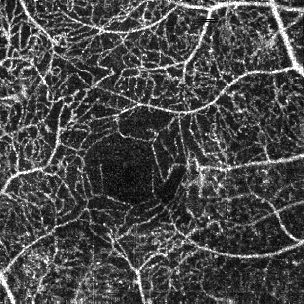
#> input picture code/10306.bmp, 304 x 304 px, found by its file name
$ jupyter execute --allow-errors test_libraries.ipynb
#> lines starting #> are read from the running program, lines starting #| are printed output that depends on the picture
### old_translation/frangi_2dfilter.py
from hessian2d import hessian_filter
import numpy as np

# [40 lines left out: function eig2im, not called in this run]


def frangi_2Dfilter(X:np.ndarray, opts:dict) -> np.ndarray:
    """
    Apply Frangi vesselness filter to a 2D grayscale image across multiple scales.

    This function enhances tubular or vessel-like structures in the input image
    by computing the Hessian matrix at multiple Gaussian scales and evaluating
    a vesselness measure based on eigenvalue analysis.

    Parameters:
    - X (np.ndarray): 2D grayscale input image
    - opts (dict): Dictionary of options with keys:
        - 'sigmarange': tuple(float, float), range of sigma values
        - 'sigmastepsize': float, step size for sigma
        - 'correctionconst1': float, Frangi filter parameter (beta)
        - 'correctionconst2': float, Frangi filter parameter (c)

    Returns:
    - Y (np.ndarray): 2D image with vesselness response (same shape as X)
    """
    # Generate array of sigma values (scales) for multi-scale filtering
    sigmas = np.arange(opts['sigmarange'][0],
                       opts['sigmarange'][1] + opts['sigmastepsize'],
                       opts['sigmastepsize'])
    sigmas = np.sort(sigmas) # Ensure ascending order

    # Constants used in the Frangi vesselness formula
    beta = 2 * opts['correctionconst1'] ** 2
    c = 2 * opts['correctionconst2'] ** 2

    # Preallocate arrays to store results for each scale
    h, w = X.shape
    filtX_persigma = np.zeros((h, w, len(sigmas)))
    angles_persigma = np.zeros((h, w, len(sigmas)))

    # Process image at each scale
    for i, sigma in enumerate(sigmas):
        # Compute second-order derivatives of image at current scale
        Dxx, Dxy, Dyy = hessian_filter(X, sigma)
        # Normalize derivative responses by sigma^2 (scale-space theory)
        var= sigma**2
        Dxx *= var
        Dxy *= var
        Dyy *= var

        # Compute eigenvalues and eigenvectors of the Hessian matrix
        Xi, Yi, m2, m1 = eig2im(Dxx, Dxy, Dyy)

        # Calculate vessel orientation (angle of minor eigenvector)
        angles = np.arctan2(Xi, Yi)

        # Avoid division by zero in later steps
        m1[m1 == 0] = np.finfo(np.float64).eps # set the 0s to a small value
        mratio = (m2 / m1)**2

        # Compute the output image
        Xfiltered = np.exp(-mratio / beta) * (1 - np.exp(-(m1**2 + m2**2) / c))
        Xfiltered[m1 > 0] = 0
        filtX_persigma[:, :, i] = Xfiltered
        angles_persigma[:, :, i] = angles

    Y = np.max(filtX_persigma, axis=2)
    return Y


# [20 lines left out: function main, not called in this run]

# [2 lines that do not run on import are left out]

### code/fuzzy_thresholding.py
import numpy as np
from scipy.ndimage import median_filter, convolve
from skfuzzy.cluster import cmeans

def gaussian_kernel(size: int, sigma: float) -> np.ndarray:
    """
    Generate a 2D Gaussian kernel.

    Parameters:
    - size: The width and height of the square kernel (must be an odd number for symmetry).
    - sigma: The standard deviation of the Gaussian distribution.

    Returns:
    - A 2D NumPy array representing the normalized Gaussian kernel.
    """
    # Create a 1D array of evenly spaced values from -size//2 to size//2
    ax = np.linspace(-(size // 2), size // 2, size)
    # Create 2D coordinate grids from the 1D array (meshgrid of x and y)
    xx, yy = np.meshgrid(ax, ax)
    # Compute the 2D Gaussian function on the grid
    kernel = np.exp(-(xx ** 2 + yy ** 2) / (2.0 * sigma ** 2))
    # Normalize the kernel so that the sum of all elements equals 1
    return kernel / np.sum(kernel)


def smooth_function(h, X):
    """
    Apply 2D convolution to smooth the input image using the given kernel, with edge padding handled by mirrored expansion.

    Parameters:
    - h: 2D NumPy array representing the convolution kernel (e.g., Gaussian filter)
    - X: 2D NumPy array representing the input image

    Returns:
    - A 2D NumPy array of the same shape as X, containing the smoothed image
    """
    Mx, My = h.shape
    nx = (Mx - 1) // 2
    ny = (My - 1) // 2
    Xe = iexpansion(X, nx, ny)
    fXe = convolve(Xe, h, mode='constant', cval=0.0)
    return fXe[nx:-nx, ny:-ny]


def iexpansion(X:np.ndarray, nx:int, ny:int) -> np.ndarray:
    """
    Expand the input image by mirroring its borders.

    Parameters:
    - X: 2D NumPy array (input image or matrix)
    - nx: Number of rows to expand at the top and bottom
    - ny: Number of columns to expand at the left and right

    Returns:
    - A 2D NumPy array with mirrored padding added on all sides
    """
    Xn = np.flipud(X)[-nx:, :]
    Xs = np.flipud(X)[:nx, :]
    Xe = np.fliplr(X)[:, :ny]
    Xw = np.fliplr(X)[:, -ny:]
    Xr = np.flipud(np.fliplr(X))                # flip both axes once
    Xne = Xr[-nx:, :ny]                         # top-right corner
    Xno = Xr[-nx:, -ny:]                        # top-left corner
    Xse = Xr[:nx, :ny]                          # bottom-right corner
    Xso = Xr[:nx, -ny:]                         # bottom-left corner


    top = np.hstack((Xno, Xn, Xne))
    mid = np.hstack((Xw, X, Xe))
    bot = np.hstack((Xso, Xs, Xse))

    return np.vstack((top, mid, bot))


# [31 lines left out: function trapezoid_fuzzy_membership, not called in this run]

def fuzzy_thresholding(X:np.ndarray, nth:int, w:int) -> np.ndarray:
    """
    Perform fuzzy thresholding on an input image using Fuzzy C-Means clustering and trapezoidal fuzzy membership functions, followed by median filtering.

    Parameters:
    - X: 2D numpy array (grayscale image)
    - nth: Number of fuzzy thresholds (clusters)
    - w: Window size for median filtering

    Returns:
    - Y: 2D numpy array of class labels (1-based) for each pixel
    """
    X = X.astype(np.float64)

    # Normalize the image using mean ± 2*std range
    sigmaX = np.std(X)
    muX = np.mean(X)
    mask = (X > (muX - 2 * sigmaX)) & (X < (muX + 2 * sigmaX))
    norma = np.max(X[mask])
    X = X / norma

    # Apply Gaussian smoothing
    h = gaussian_kernel(11, 1.5)
    gX = smooth_function(h, X)

    # Fuzzy C-means clustering
    data = gX.flatten()[np.newaxis, :]
    cntr, u, _, _, _, _, _ = cmeans(data, nth, 2, error=1e-5, maxiter=100)
    Xfcm = np.sort(cntr.flatten())

    max_gX = np.max(gX)
    min_gX = np.min(gX)

    Xtrap3 = np.zeros((X.shape[0], X.shape[1], nth))

    for imax in range(nth):
        if imax == 0: # first cluster
            a1 = a2 = min_gX
            a3 = Xfcm[0]
            a4 = Xfcm[1]
        elif imax == nth - 1: # last cluster
            a1 = Xfcm[-2]
            a2 = a3 = a4 = max_gX
        else:
            a1 = Xfcm[imax - 1]
            a2 = a3 = Xfcm[imax]
            a4 = Xfcm[imax + 1]

        Xtrap = trapezoid_fuzzy_membership(X, a1, a2, a3, a4)
        Xtrap3[:, :, imax] = Xtrap

    medXtrap3 = np.zeros_like(Xtrap3)
    for ii in range(nth):
        medXtrap3[:, :, ii] = median_filter(Xtrap3[:, :, ii], size=(w, w))

    Y = np.argmax(medXtrap3, axis=2) + 1 #! Axis 2 is the third dimension; +1 to match the index as in Matlab. May need to change the +1 based on the context
    Y = Y * (Y > 0) + (Y == 0)

    return Y

### old_translation/adaptive_thresholding.py
import numpy as np
from scipy.ndimage import uniform_filter
from skimage.util import invert
from skimage import img_as_float

def adaptive_thresholding(X:np.ndarray, w:int) -> np.ndarray:
    """
    Adaptive thresholding closely replicating MATLAB's method using:
    - Local mean subtraction
    - Zero threshold
    - Image inversion

    Parameters:
        X (ndarray): Input grayscale image (float or uint8)
        w (int): Window size for local averaging

    Returns:
        ndarray: Binary image (bool), foreground as True
    """
    # Normalize to [0, 1] like mat2gray
    X = img_as_float(X)

    # Apply local averaging (replicates MATLAB's fspecial('average', w))
    local_mean = uniform_filter(X, size=w, mode='nearest')

    # Subtract mean from original image
    diff = local_mean - X

    # Threshold at 0: positive → foreground
    Y = diff > 0

    # Invert so that vessels/objects are white (True), background is black
    Y = invert(Y)

    return Y

### old_translation/test_libraries.ipynb
[cell 1]
import os
import numpy as np
import cv2 as cv
from skimage.io import imread
import matplotlib.pyplot as plt

# libraries to test
import sys
sys.path.append("../")
from frangi_2dfilter import frangi_2Dfilter
from fuzzy_thresholding import fuzzy_thresholding
from adaptive_thresholding import adaptive_thresholding

# Testing
We will be testing the Frangi 2D and Adaptive thresholding translations to ensure they work properly for skeletonization

# Utilities

[cell 2]
def BinarizeImage(Im:np.ndarray, frangi_sigma = 8, frangi_enabled = True, method = "Fuzzy Means") -> np.ndarray:
    """
    Binarizes an image using the selected method and options from the GUI app.

    Parameters:
    - app: GUI application object containing UI state (e.g., checkboxes, dropdowns)
    - Im: Input image as a 2D NumPy array (grayscale)

    Returns:
    - Binarized image as a 2D NumPy array (dtype=float)
    """
    # Find the brightest pixel in the image
    col_max_vals = np.max(Im, axis=0) # the maximum of each column
    cc = np.argmax(col_max_vals) #  gets the index of the column where the brightest value occurred
    rr = np.argmax(Im[:, cc]) # captures the row index of that max value

    #	•	rr: row of the brightest pixel
	#   •	cc: column of the brightest pixel
    #   •	So (rr, cc) is the coordinate of the brightest pixel in the whole image.

    # Apply Frangi filter if selected
    if frangi_enabled:
        opts = {
            'sigmarange': [1, frangi_sigma],
            'sigmastepsize': 2,
            'correctionconst1': 0.8,
            'correctionconst2': 15
        }
        Im = frangi_2Dfilter(Im, opts)

    # Apply the selected binarization method
    if method == 'Fuzzy Means':
        nth = 2
        Im = fuzzy_thresholding(Im, nth, 3) - 1

    elif method == 'Adaptive Thresholding':
        Im = adaptive_thresholding(Im, 70).astype(float)

    else:
        raise ValueError("Incorrect Segmentation Method")

    # Ensure vessels are white, background is black, turning the image into black and white
    vessel_value = Im[rr, cc]
    Im[Im == vessel_value] = 255
    Im[Im != 255] = 0

    return Im

def overlay_mask(img, mask, color=(1, 0, 0), alpha=0.5):
    """
    Overlay a binary mask on a grayscale image.

    Parameters:
    - img: grayscale image (H,W)
    - mask: binary mask (H,W), values 0 or 255
    - color: tuple with RGB values (0-1 range for matplotlib)
    - alpha: transparency of overlay

    Returns:
    - RGB image with overlay
    """
    # Normalize grayscale for display
    img_norm = cv.normalize(img, None, 0, 1, cv.NORM_MINMAX)

    # Convert grayscale to RGB
    img_rgb = np.stack([img_norm]*3, axis=-1)

    # Create color mask
    mask_bool = mask > 0
    overlay = np.zeros_like(img_rgb)
    overlay[mask_bool] = color

    # Blend images
    blended = (1 - alpha) * img_rgb + alpha * overlay
    return blended


def center_crop(img, dim):
    """
    Center crop an image (2D NumPy array).

    Parameters:
        img (np.ndarray): Input image (H x W).
        dim (tuple): Desired output size (h, w).

    Returns:
        np.ndarray: Cropped image of size (h, w).
    """
    h, w = img.shape[:2]
    new_h, new_w = dim

    if new_h > h or new_w > w:
        raise ValueError("Crop size must be smaller than the image size")

    top = (h - new_h) // 2
    left = (w - new_w) // 2

    return img[top: top + new_h, left: left + new_w]

[cell 3]
octa_path = "/home/mutrera/OCTAVA/octava/code/10306.bmp"
img = imread(octa_path, as_gray=True)
#> img is the input picture: shape (304, 304); min 0, max 255, mean 73.3
img = img.astype(np.float32)

# Find the brightest pixel in the image
col_max_vals = np.max(img, axis=0) # the maximum of each column
#> col_max_vals = 304 values, max 255 at index 0, min 193 at index 130, mean 251.3
cc = np.argmax(col_max_vals) #  gets the index of the column where the brightest value occurred
#> cc = 0
rr = np.argmax(img[:, cc]) # captures the row index of that max value
#> rr = 29

opts = {
            'sigmarange': [1, 8],
            'sigmastepsize': 2,
            'correctionconst1': 0.8,
            'correctionconst2': 15
        }

#> (the rest of this cell did not finish here and is left out)


# vessel_value = frangid[rr, cc]
# frangid[frangid == vessel_value] = 255
# frangid[frangid != 255] = 0

fuzzyd = BinarizeImage(img, frangi_sigma=8, frangi_enabled=True)
adpt = BinarizeImage(img, frangi_sigma=8, frangi_enabled=True, method="Adaptive Thresholding")

fuzzy_overlay = overlay_mask(img, fuzzyd, color=(255, 255, 0), alpha = 0.4)
adaptive_overlay = overlay_mask(img, adpt, color=(255, 255, 0), alpha = 0.4)

[cell 4]
fig, ax = plt.subplots(1, 4, figsize=(15, 15))

ax[0].imshow(img, cmap = 'gray')
ax[0].set_title("Original")

#> (the rest of this cell did not finish here and is left out)

# Conclusions

**Frangi:** Needs images to be float type, so must convert them by doing imb.astype(np.float32) or smth of the sort

**Fuzzy Thresholding:** Had issues with divisions by zero which I solved by adding an epsilon value. Not sure if output is correct based on the above results

**Adaptive Thresholding:** There is output and matches the pixel values from MATLAB, but not sure the output is correct based on the above results

# Experimentation with Built-in Libraries
I think the previous segmentations are wrong due to a wrong application of the Frangi filtering. So I will use the built-in version provided by skimage

[cell 5]
import skfuzzy as fuzz
from skimage.filters import frangi

[cell 6]
# frangi filtering first
from matplotlib import colors

cmap_yellow = colors.ListedColormap(['black', 'yellow'])
vessels = frangi(
    img,
    scale_range=(0.5, 4),
    scale_step=0.5,
    alpha=0.5,
    beta=0.5,
    gamma=4,
    black_ridges=False
)
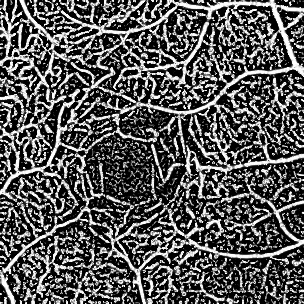
#> vessels: shape (304, 304) float32; min 0, max 1, mean 0.349

#> (the rest of this cell did not finish here and is left out)

#> in BinarizeImage, `col_max_vals = np.max(Im, axis=0)`: col_max_vals = 304 values, max 1 at index 63, min 0.997 at index 255, mean 1
#> in BinarizeImage, `cc = np.argmax(col_max_vals)`: cc = 63
#> in BinarizeImage, `rr = np.argmax(Im[:, cc])`: rr = 225
#> in fuzzy_thresholding, `sigmaX = np.std(X)`: sigmaX = 0.386
#> in fuzzy_thresholding, `muX = np.mean(X)`: muX = 0.349
#> in fuzzy_thresholding, `mask = (X > (muX - 2 * sigmaX)) & (X < (muX + 2 * sigmaX))`: mask: shape (304, 304) bool; every value is 1
#> in fuzzy_thresholding, `norma = np.max(X[mask])`: norma = 1
#> in iexpansion, `Xe = np.fliplr(X)[:, :ny]`: Xe = 304 rows, first 6: [0.0871, 0.0462, 0, 0.209, 0.283], [0.284, 0.164, 0, 0.408, 0.337], [0, 0, 0, 0.0195, 0], [0, 0, 0, 0, 0], [0, 0, 0, 0, 0], [0, 0, 0, 0, 0]
#> in iexpansion, `Xw = np.fliplr(X)[:, -ny:]`: Xw = 304 rows, first 6: [0.871, 0.0114, 0.00507, 0.0011, 0.385], [0.988, 0.0111, 0.00379, 0, 0.155], [0.995, 0.0146, 0.00555, 0.0231, 0], [0.9, 0.0317, 0.0121, 0.00278, 0], [0.962, 0.0924, 0.0261, 0.0847, 0.000951], [0.998, 0.324, 0.0744, 0.757, 0.853]
#> in iexpansion, `Xr = np.flipud(np.fliplr(X))`:
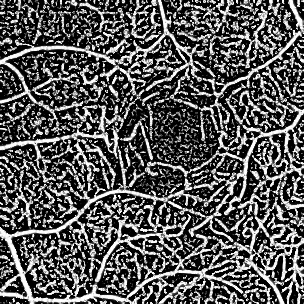
#> Xr: shape (304, 304) float64; min 0, max 1, mean 0.349
#> in iexpansion, `Xne = Xr[-nx:, :ny]`: Xne = [[0, 0, 0, 0, 0], [0, 0, 0, 0, 0], [0, 0, 0, 0.0195, 0], [0.284, 0.164, 0, 0.408, 0.337], [0.0871, 0.0462, 0, 0.209, 0.283]]
#> in iexpansion, `Xno = Xr[-nx:, -ny:]`: Xno = [[0.962, 0.0924, 0.0261, 0.0847, 0.000951], [0.9, 0.0317, 0.0121, 0.00278, 0], [0.995, 0.0146, 0.00555, 0.0231, 0], [0.988, 0.0111, 0.00379, 0, 0.155], [0.871, 0.0114, 0.00507, 0.0011, 0.385]]
#> in iexpansion, `Xse = Xr[:nx, :ny]`: Xse = [[0.341, 0.00548, 0.0426, 0.604, 0.787], [0.904, 0.697, 0.32, 0.874, 0.693], [0.287, 0.803, 0.469, 0.525, 0.865], [0, 0.0105, 0.396, 0.422, 0.706], [0, 0.00965, 0.305, 0.24, 0.648]]
#> in iexpansion, `Xso = Xr[:nx, -ny:]`: Xso = [[0.839, 0, 0.435, 0.556, 0.932], [0.856, 0.0426, 0.703, 0.877, 0.99], [0.783, 0, 0, 0, 0.184], [0.978, 0, 0, 0, 0], [0.885, 0, 0, 0, 0]]
#> in iexpansion, `mid = np.hstack((Xw, X, Xe))`:
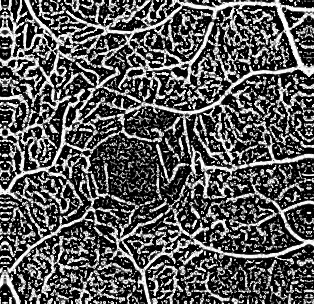
#> mid: shape (304, 314) float64; min 0, max 1, mean 0.348
#> in smooth_function, `fXe = convolve(Xe, h, mode='constant', cval=0.0)`:
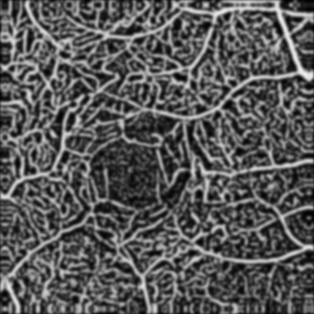
#> fXe: shape (314, 314) float64; min 0.00551, max 0.938, mean 0.346
#> in smooth_function, `return fXe[nx:-nx, ny:-ny]`:
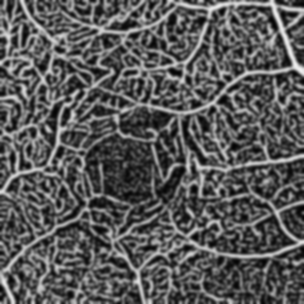
#> returned value: shape (304, 304) float64; min 0.0131, max 0.938, mean 0.349
fuzzy_mask_overlay = overlay_mask(img, fuzzy_mask, color = (255, 255, 0), alpha = 0.4)

[cell 7]
fig, ax = plt.subplots(1, 2, figsize = (15, 15))

#> (the rest of this cell did not finish here and is left out)

[cell 8]
adpt_mask = BinarizeImage(vessels, 8, False, method = "Adaptive Thresholding")
#> in adaptive_thresholding, `local_mean = uniform_filter(X, size=w, mode='nearest')`:
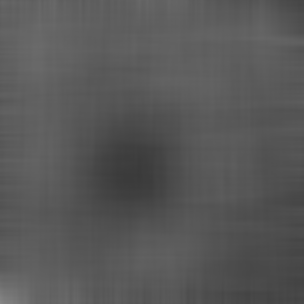
#> local_mean: shape (304, 304) float32; min 0.229, max 0.53, mean 0.345
#> in adaptive_thresholding, `diff = local_mean - X`:
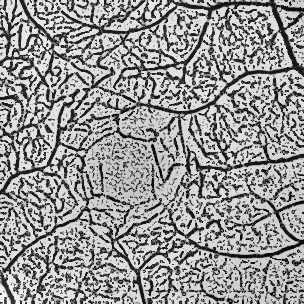
#> diff: shape (304, 304) float32; min -0.752, max 0.517, mean -0.00336; drawn with min black and max white
#> in adaptive_thresholding, `Y = diff > 0`:
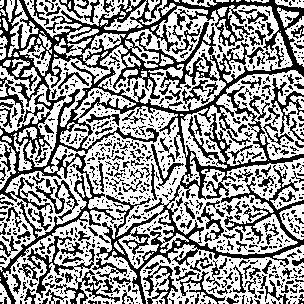
#> Y: shape (304, 304) bool; 58.9% white; black in thin lines or dots
#> in adaptive_thresholding, `Y = invert(Y)`: Y: shape (304, 304) bool; 41.1% white in thin lines or dots
#> in BinarizeImage (call 2), `Im = adaptive_thresholding(Im, 70).astype(float)`: Im: shape (304, 304) float64; values 0 (black) and 1 (white), 41.1% white in thin lines or dots
#> in BinarizeImage (call 2), `Im[Im == vessel_value] = 255`: Im: shape (304, 304) float64; 41.1% white in thin lines or dots
adpt_mask_overlay = overlay_mask(vessels, adpt_mask, color = (255, 255, 0), alpha = 0.4)
#> in overlay_mask, `blended = (1 - alpha) * img_rgb + alpha * overlay`:
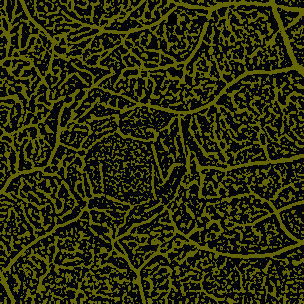
#> blended: shape (304, 304, 3) float32; mean of channels 0, 1, 2 42.1, 42.1, 0.2; drawn as R, G, B

[cell 9]
fig, ax = plt.subplots(1, 2, figsize = (15, 15))

ax[0].imshow(adpt_mask, cmap='gray')
ax[0].set_title("Adaptive Thresholding Mask")

ax[1].imshow(adpt_mask_overlay, cmap='gray')
ax[1].set_title("Adaptive Thresholding Overlay")

plt.tight_layout()
plt.show()
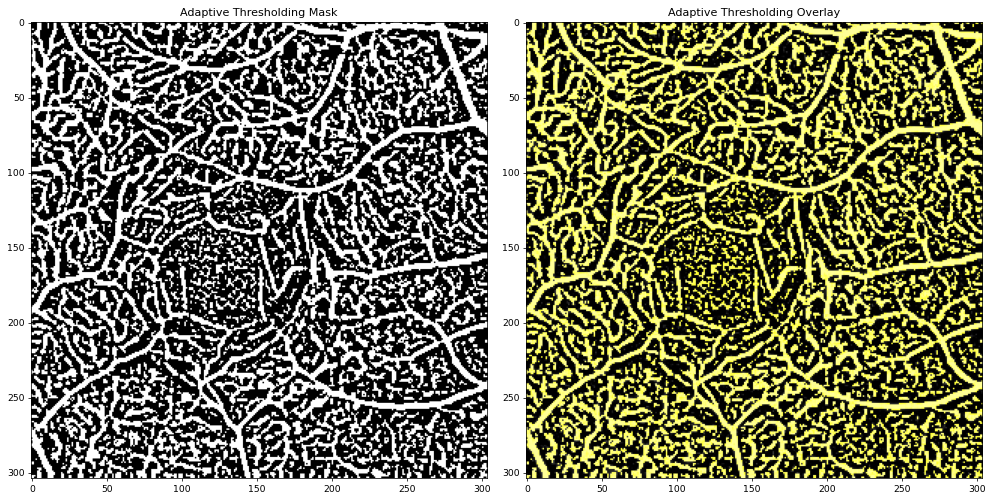
#> figure drawn by matplotlib, 2 panels

$ run again, with code/10301.bmp copied over code/10306.bmp
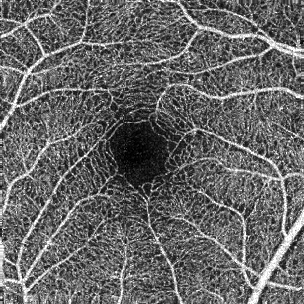
#> input picture code/10301.bmp, 304 x 304 px, found by its file name
#> img is the input picture: shape (304, 304); min 0, max 255, mean 102.2
#> `col_max_vals = np.max(img, axis=0)`: col_max_vals = 304 values, max 255 at index 0, min 202 at index 124, mean 251.1
#> `cc = np.argmax(col_max_vals)`: cc = 0
#> `rr = np.argmax(img[:, cc])`: rr = 125
#> in BinarizeImage, `col_max_vals = np.max(Im, axis=0)`: col_max_vals = 304 values, max 1 at index 18, min 0.999 at index 205, mean 1
#> in BinarizeImage, `cc = np.argmax(col_max_vals)`: cc = 18
#> in BinarizeImage, `rr = np.argmax(Im[:, cc])`: rr = 93
#> sigmaX = 0.398
#> muX = 0.41
#> mask: shape (304, 304) bool; every value is 1
#> norma = 1
#> Xe = 304 rows, first 6: [0.216, 0.845, 0.829, 0, 0], [0.29, 0.943, 0.987, 0, 0], [0.977, 0.6, 0.857, 0, 0], [0.982, 0.473, 0.808, 0, 0], [0.825, 0.8, 0.968, 0.161, 0], [0, 0, 0, 0.0695, 0.0177]
#> Xw = 304 rows, first 6: [0.842, 0, 0.0014, 0.763, 0.58], [0.783, 0, 0.00752, 0.887, 0.472], [0.865, 0.0274, 0.0115, 0.342, 0.141], [0, 0, 0, 0.0055, 0.000367], [0, 0, 0, 0.999, 0.946], [0, 0, 0.63, 0.96, 0.635]
#> Xne = [[0.825, 0.8, 0.968, 0.161, 0], [0.982, 0.473, 0.808, 0, 0], [0.977, 0.6, 0.857, 0, 0], [0.29, 0.943, 0.987, 0, 0], [0.216, 0.845, 0.829, 0, 0]]
#> Xno = [[0, 0, 0, 0.999, 0.946], [0, 0, 0, 0.0055, 0.000367], [0.865, 0.0274, 0.0115, 0.342, 0.141], [0.783, 0, 0.00752, 0.887, 0.472], [0.842, 0, 0.0014, 0.763, 0.58]]
#> Xse = [[0.275, 0.798, 0.777, 0.51, 0.609], [0.000705, 0.00497, 0.0175, 0.445, 0.997], [0.466, 0.00565, 0.0209, 0.49, 0.724], [0.558, 0.00541, 0.0236, 0.789, 0.858], [0, 0.00238, 0.101, 0.553, 0.678]]
#> Xso = [[0.607, 0, 0, 0.943, 0.696], [0.938, 0, 0, 0.756, 0.817], [0.895, 0, 0, 1, 0.537], [1, 0, 0, 0, 0], [0.999, 0.00242, 0.00108, 0.000861, 0.00103]]
#> in adaptive_thresholding, `Y = diff > 0`:
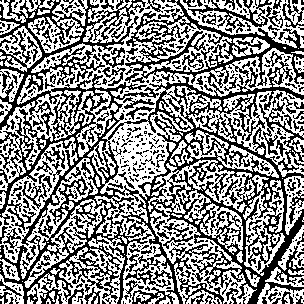
#> Y: shape (304, 304) bool; 54.6% white; black in thin lines or dots
#> `plt.show()`:
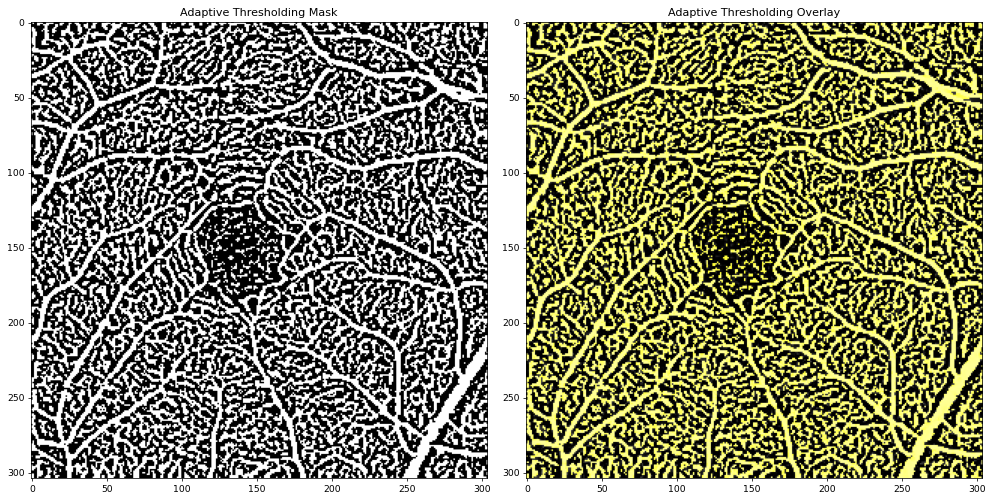
#> figure drawn by matplotlib, 2 panels
